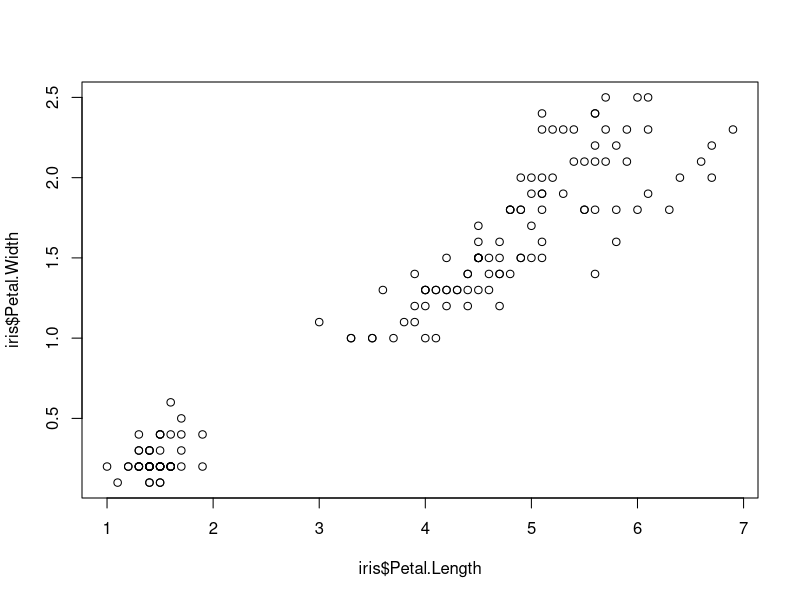
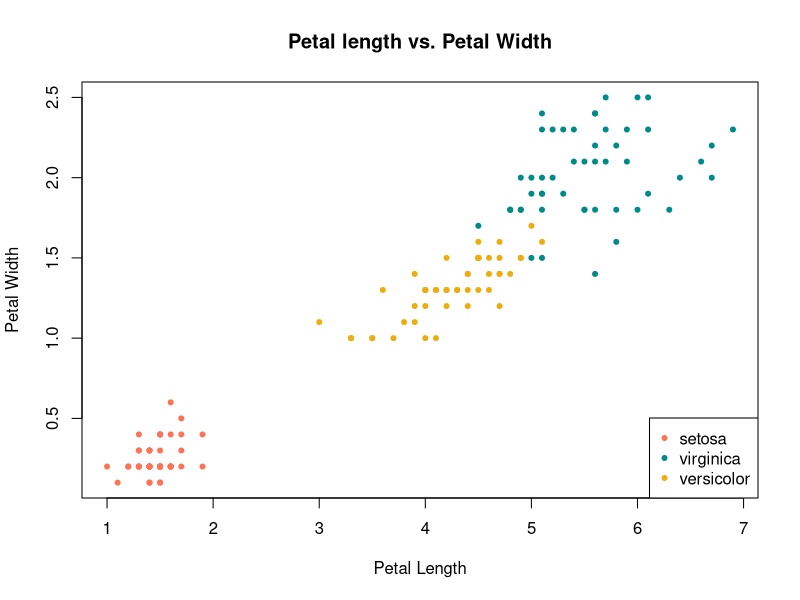
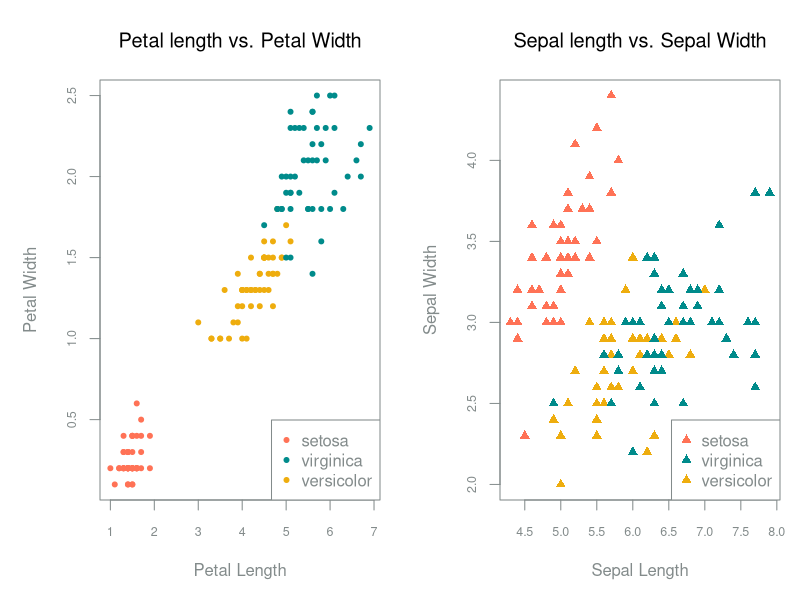
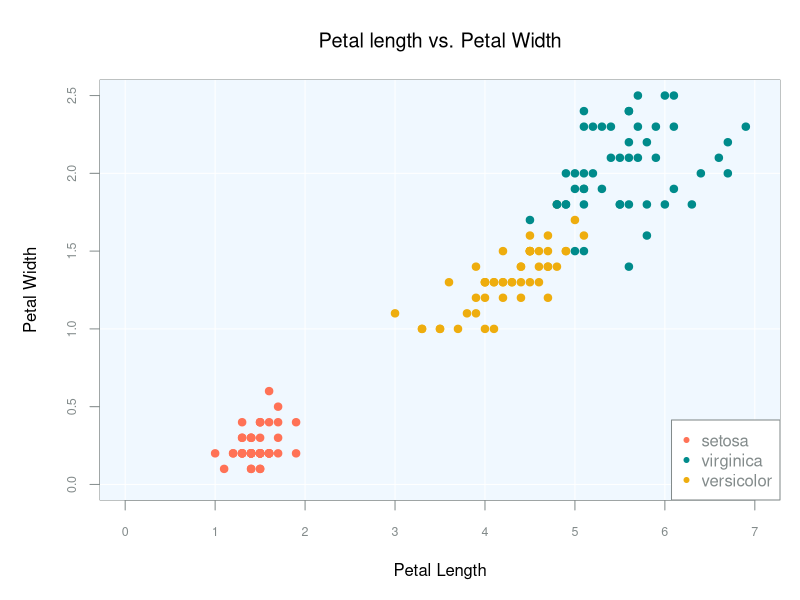
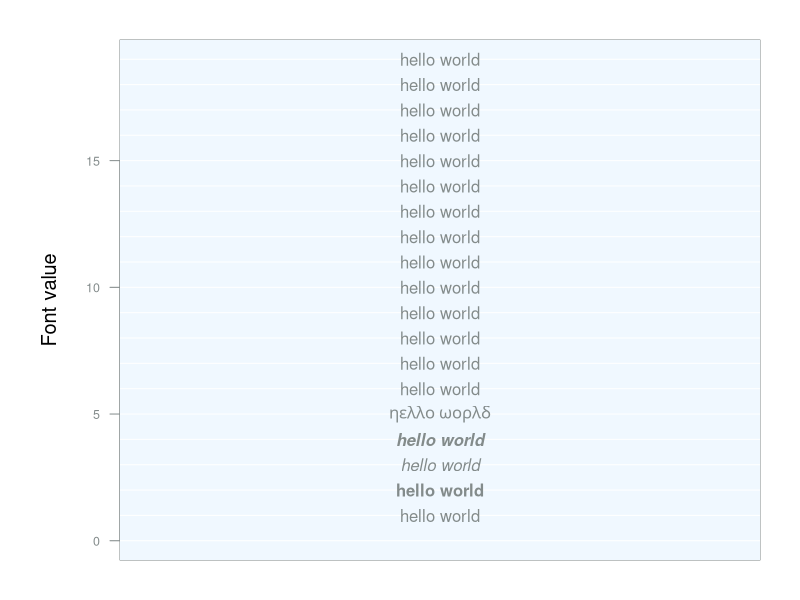

The R script that drew these images, in order:

## Graph 1
    plot (iris$Petal.Length,iris$Petal.Width)

## Graph 2

  ##Plot showing species subsets (right)
    plot(iris$Petal.Length, iris$Petal.Width, 
      xlab = "Petal Length",
      ylab = "Petal Width",
      main = "Petal length vs. Petal Width",
      pch = 20,
      col=ifelse(iris$Species == "setosa","coral1", 
                ifelse(iris$Species == "virginica","cyan4", 
                       ifelse(iris$Species ==  "versicolor",
                              "darkgoldenrod2", "grey"))))
  ##legend
    legend("bottomright", c("setosa","virginica", "versicolor"),
       col = c("coral1","cyan4", "darkgoldenrod2"), pch=20)



## Graph #3
    ##global settings
      par(mfrow = c(1,2), mar = c(5,5,4,1),font = 7,font.axis = 7, 
          fg = "azure4",  col.axis = "azure4", cex.axis = .75)

    ## First plot
    plot(iris$Petal.Length, iris$Petal.Width, 
        xlab = "Petal Length", 
        ylab = "Petal Width", 
        font.lab = 7,
        col.lab = "azure4",
        main = "Petal length vs. Petal Width",
        font.main = 7,
        col.main = "black",
        pch = 20,
        col=ifelse(iris$Species == "setosa","coral1", 
                ifelse(iris$Species == "virginica","cyan4", 
                       ifelse(iris$Species ==  "versicolor",
                              "darkgoldenrod2", "grey"))))
    ##legend
      legend("bottomright", c("setosa","virginica", "versicolor"),
       col = c("coral1","cyan4", "darkgoldenrod2"), pch=20)
    ##Second plot
    plot(iris$Sepal.Length, iris$Sepal.Width, 
        xlab = "Sepal Length",
        ylab = "Sepal Width",
        font.lab = 7,
        col.lab = "azure4",
        main = "Sepal length vs. Sepal Width",
        font.main=7,
        col.main = "black",
        pch = 17,
        col=ifelse(iris$Species == "setosa","coral1", 
                ifelse(iris$Species == "virginica","cyan4", 
                       ifelse(iris$Species ==  "versicolor",
                              "darkgoldenrod2", "grey"))))
    ##legend
      legend("bottomright", c("setosa","virginica", "versicolor"),
          col = c("coral1","cyan4", "darkgoldenrod2"), pch=17)


## Graph #4 
  
  ##global parameters
  par(mfrow = c(1,1), mar = c(5,5,4,1),font = 7,font.axis = 7,
    fg = "azure4",  col.axis = "azure4", cex.axis = .75) 
  
  ## Create the empty plot
    plot(NULL, ylim=c(0,2.5),xlim=c(0,7), 
      xlab = "Petal Length", 
      ylab = "Petal Width", 
      font.lab = 7,
      main = "Petal length vs. Petal Width",
      font.main = 7,
      col.main = "black",)
 
  ## Add the background color
  abline(v = 0:7, col = "aliceblue", lwd = 200)
  abline(v = 0:7, col = "white")
  abline(h=0:2.5, col = "white")
  
  ## Add the data points
    points(iris$Petal.Length, iris$Petal.Width, 
       pch = 20,
       cex = 1.5,
       col=ifelse(iris$Species == "setosa","coral1", 
                  ifelse(iris$Species == "virginica","cyan4", 
                         ifelse(iris$Species ==  "versicolor",
                                "darkgoldenrod2", "grey"))))
  ##legend
  legend("bottomright", c("setosa","virginica", "versicolor"),
       col = c("coral1","cyan4", "darkgoldenrod2"), pch=20)





##Graph of font values
  
  ##create empty plot
  par(mar=c(2,6,2,2) )
  plot(NULL, xaxt="n", ylim = c(0,19), xlim= c(0,2), 
     las=1, font.lab = 1, cex.lab = 1.2,  
     ylab = "Font value", xlab = "")
  ##create background
  abline(v = 0:2, col = "aliceblue", lwd = 300)
  abline(h=0:19, col = "white")

  ##print "hello world" for each font value, 1 - 19
  for( i in 1:19){
    text(1,i, "hello world", font =i)
    par(new = TRUE)
  }